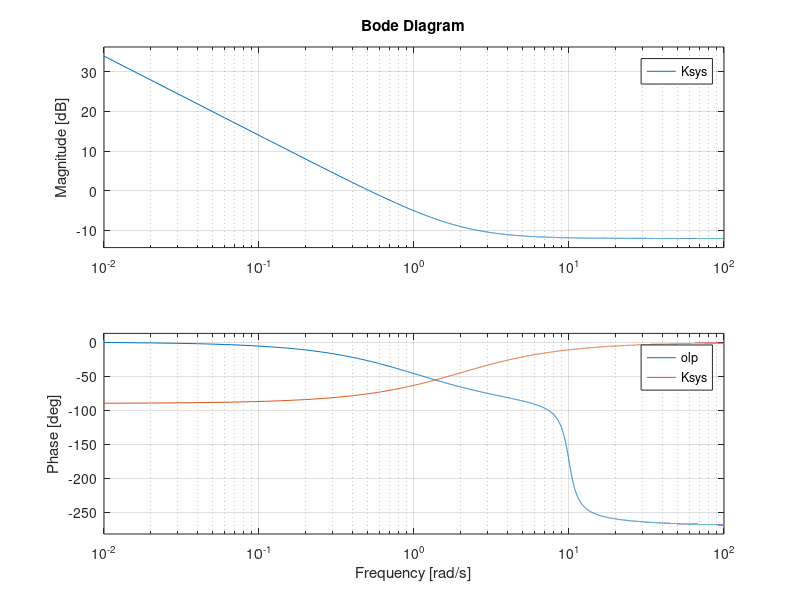
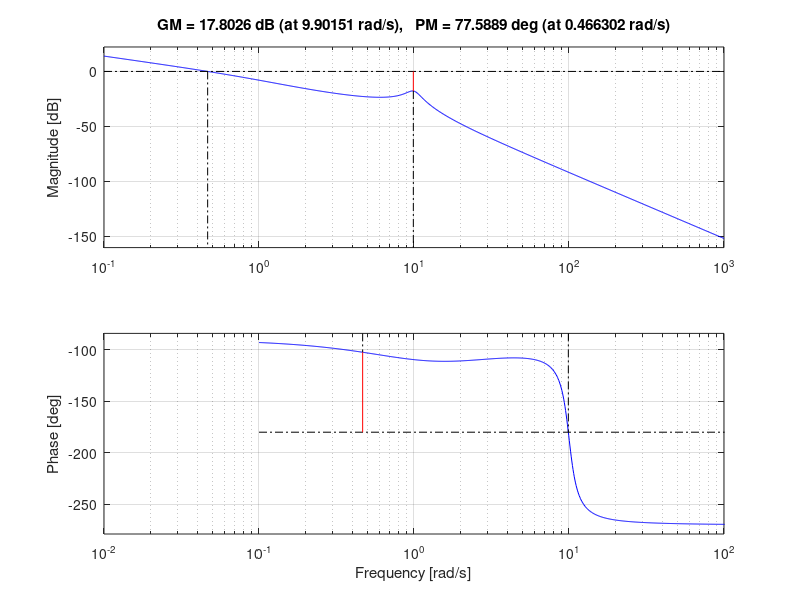
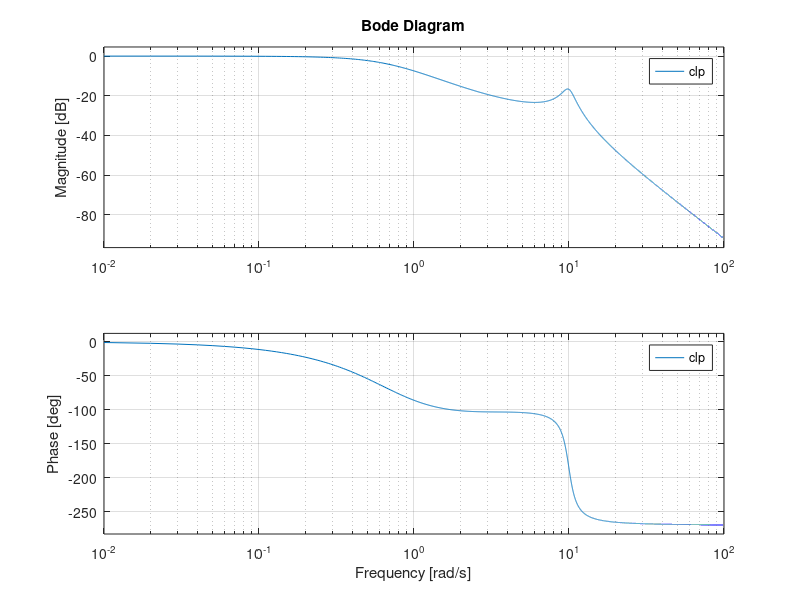
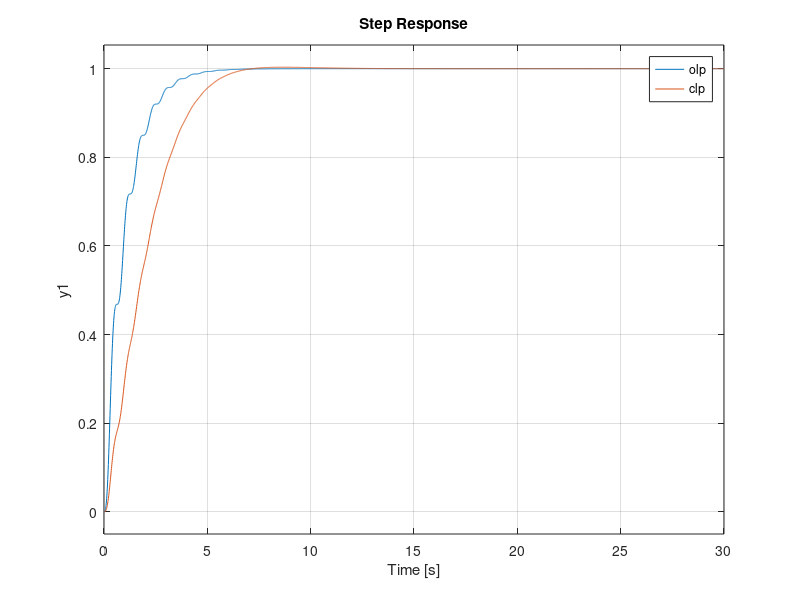

Reproduce these figures in MATLAB, in order.
clear

% high frequency low dampled pole
% use PI control

w = 10;
w1 = 1;
z = 0.1;

s = tf('s');

olp = w1*w^2/( (s^2 + 2*z*w*s + w^2) * (s+w1) );

Kp = 0.25;
Ki = 0.5;
Kpi = Kp + Ki/s;
Ksys = Kpi;

loop = Ksys * olp;

om = 1e-2:0.01:1e2;
t = 0:0.01:30;


figure(1); clf
bode(olp,om)
hold on
bode(Ksys,om);
legend('olp','Ksys')
grid on

figure(2); clf
margin(loop);
xlim([1e-2 1e2])
grid on

clp = loop/(1+loop);

figure(3); clf
bode(clp,om)
legend('clp');
grid on;


figure(4);
step(olp,clp,t)
grid on
legend('olp','clp');

figure(5)
step(Ksys/(1+loop),t)
legend('u')
grid on;

